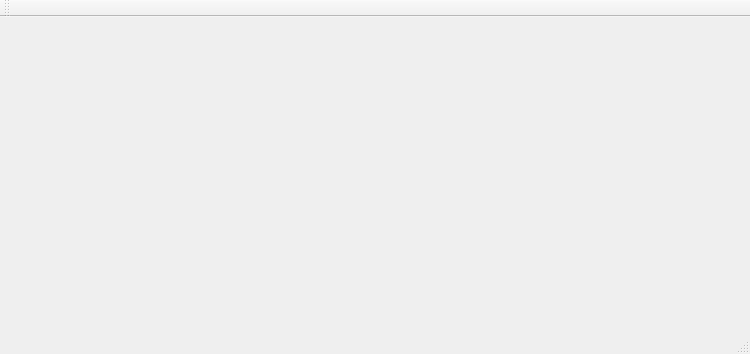
<?xml version="1.0" encoding="UTF-8"?>
<ui version="4.0">
 <class>MainWindow</class>
 <widget class="QMainWindow" name="MainWindow">
  <property name="geometry">
   <rect>
    <x>0</x>
    <y>0</y>
    <width>750</width>
    <height>354</height>
   </rect>
  </property>
  <property name="windowTitle">
   <string>Authentification</string>
  </property>
  <widget class="QWidget" name="centralWidget"/>
  <widget class="QMenuBar" name="menuBar">
   <property name="geometry">
    <rect>
     <x>0</x>
     <y>0</y>
     <width>750</width>
     <height>21</height>
    </rect>
   </property>
  </widget>
  <widget class="QToolBar" name="mainToolBar">
   <attribute name="toolBarArea">
    <enum>TopToolBarArea</enum>
   </attribute>
   <attribute name="toolBarBreak">
    <bool>false</bool>
   </attribute>
  </widget>
  <widget class="QStatusBar" name="statusBar"/>
 </widget>
 <layoutdefault spacing="6" margin="11"/>
 <resources/>
 <connections/>
</ui>
